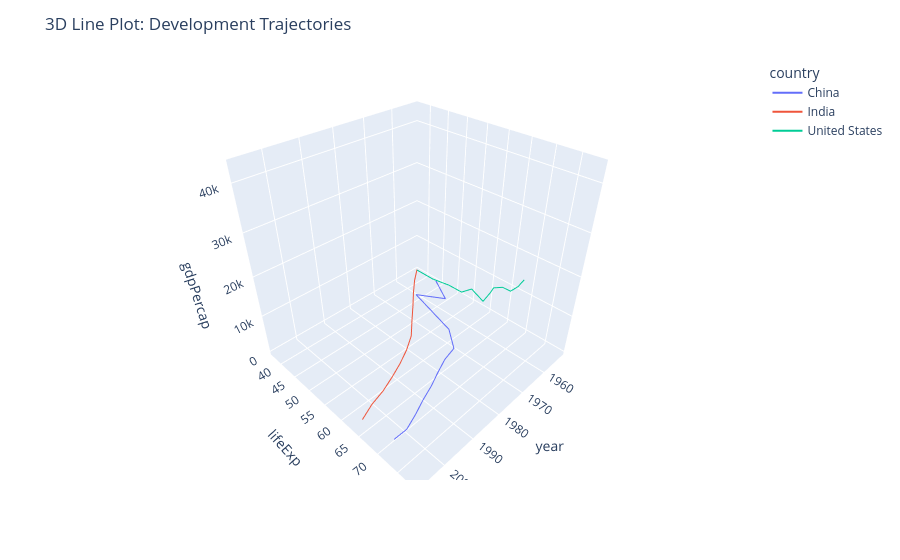

Here is the notebook cell this chart was saved with:
### Code cell
fig = px.line_3d(
    df[df["country"].isin(["India", "China", "United States"])],
    x="year",
    y="lifeExp",
    z="gdpPercap",
    color="country"
)

fig.update_layout(title="3D Line Plot: Development Trajectories")
fig.show()

### Figure 1 — Plotly figure (JSON) as saved in the notebook; plotly's stock layout.template omitted (floating-point values rounded to 4 significant figures)
{"data": [{"hovertemplate": "country=China<br>year=%{x}<br>lifeExp=%{y}<br>gdpPercap=%{z}<extra></extra>", "legendgroup": "China", "line": {"color": "#636efa", "dash": "solid"}, "marker": {"symbol": "circle"}, "mode": "lines", "name": "China", "scene": "scene", "showlegend": true, "type": "scatter3d", "x": [1952, 1957, 1962, 1967, 1972, 1977, 1982, 1987, 1992, 1997, 2002, 2007], "y": [44.0, 50.55, 44.5, 58.38, 63.12, 63.97, 65.53, 67.27, 68.69, 70.43, 72.03, 72.96], "z": [400.4, 576.0, 487.7, 612.7, 676.9, 741.2, 962.4, 1379.0, 1656.0, 2289.0, 3119.0, 4959.0]}, {"hovertemplate": "country=India<br>year=%{x}<br>lifeExp=%{y}<br>gdpPercap=%{z}<extra></extra>", "legendgroup": "India", "line": {"color": "#EF553B", "dash": "solid"}, "marker": {"symbol": "circle"}, "mode": "lines", "name": "India", "scene": "scene", "showlegend": true, "type": "scatter3d", "x": [1952, 1957, 1962, 1967, 1972, 1977, 1982, 1987, 1992, 1997, 2002, 2007], "y": [37.37, 40.25, 43.6, 47.19, 50.65, 54.21, 56.6, 58.55, 60.22, 61.77, 62.88, 64.7], "z": [546.6, 590.1, 658.3, 700.8, 724.0, 813.3, 855.7, 976.5, 1164.0, 1459.0, 1747.0, 2452.0]}, {"hovertemplate": "country=United States<br>year=%{x}<br>lifeExp=%{y}<br>gdpPercap=%{z}<extra></extra>", "legendgroup": "United States", "line": {"color": "#00cc96", "dash": "solid"}, "marker": {"symbol": "circle"}, "mode": "lines", "name": "United States", "scene": "scene", "showlegend": true, "type": "scatter3d", "x": [1952, 1957, 1962, 1967, 1972, 1977, 1982, 1987, 1992, 1997, 2002, 2007], "y": [68.44, 69.49, 70.21, 70.76, 71.34, 73.38, 74.65, 75.02, 76.09, 76.81, 77.31, 78.24], "z": [13990.0, 14850.0, 16170.0, 19530.0, 21810.0, 24070.0, 25010.0, 29880.0, 32000.0, 35770.0, 39100.0, 42950.0]}], "layout": {"legend": {"title": {"text": "country"}, "tracegroupgap": 0}, "margin": {"t": 60}, "scene": {"domain": {"x": [0, 1], "y": [0, 1]}, "xaxis": {"title": {"text": "year"}}, "yaxis": {"title": {"text": "lifeExp"}}, "zaxis": {"title": {"text": "gdpPercap"}}}, "title": {"text": "3D Line Plot: Development Trajectories"}}}
